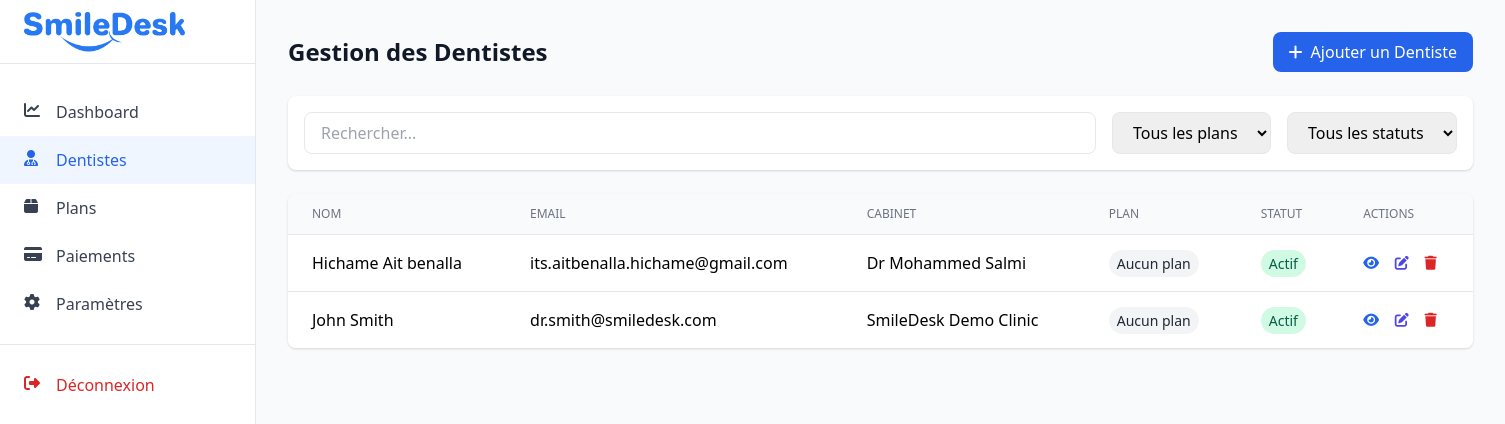
Page /admin/dentists.php (signed in) on the earlier database version.
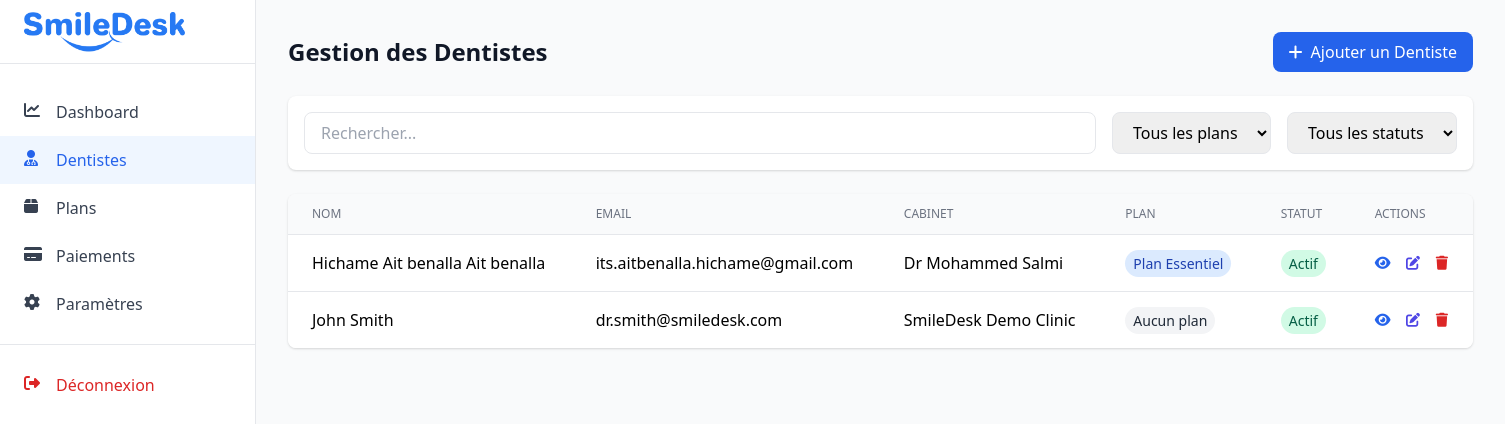
Same page on the later database version.
### tables this page shows
CREATE TABLE `users` (
  `id` int(11) NOT NULL,
  `email` varchar(100) NOT NULL,
  `password` varchar(255) NOT NULL,
  `first_name` varchar(50) NOT NULL,
  `last_name` varchar(50) NOT NULL,
  `role` enum('admin','dentist','assistant','receptionist') NOT NULL,
  `phone` varchar(20) DEFAULT NULL,
  `address` varchar(255) DEFAULT NULL,
  `specialization` varchar(100) DEFAULT NULL,
  `license_number` varchar(50) DEFAULT NULL,
  `status` enum('active','inactive') DEFAULT 'active',
  `last_login` timestamp NULL DEFAULT NULL,
  `created_at` timestamp NULL DEFAULT current_timestamp(),
  `updated_at` timestamp NULL DEFAULT current_timestamp() ON UPDATE current_timestamp(),
  `clinic_id` int(11) DEFAULT NULL
);

CREATE TABLE `settings` (
  `id` int(11) NOT NULL,
  `user_id` int(11) NOT NULL COMMENT 'Dentist who owns these settings',
  `clinic_name` varchar(255) NOT NULL,
  `clinic_address` text DEFAULT NULL,
  `clinic_phone` varchar(20) DEFAULT NULL,
  `clinic_email` varchar(100) DEFAULT NULL,
  `clinic_website` varchar(255) DEFAULT NULL,
  `clinic_logo_url` varchar(500) DEFAULT NULL,
  `clinic_description` text DEFAULT NULL,
  `working_hours` longtext DEFAULT NULL CHECK (json_valid(`working_hours`)),
  `other_settings` longtext DEFAULT NULL CHECK (json_valid(`other_settings`)),
  `created_at` timestamp NULL DEFAULT current_timestamp(),
  `updated_at` timestamp NULL DEFAULT current_timestamp() ON UPDATE current_timestamp(),
  `automation_settings` longtext DEFAULT NULL CHECK (json_valid(`automation_settings`)),
  `smtp_settings` text DEFAULT NULL,
  `sms_provider_settings` longtext DEFAULT NULL CHECK (json_valid(`sms_provider_settings`))
);

CREATE TABLE `subscription_plans` (
  `id` int(11) NOT NULL,
  `name` varchar(100) NOT NULL,
  `description` text DEFAULT NULL,
  `duration_months` int(11) NOT NULL,
  `price` decimal(10,2) NOT NULL,
  `features` longtext DEFAULT NULL CHECK (json_valid(`features`)),
  `is_active` tinyint(1) DEFAULT 1,
  `created_at` timestamp NULL DEFAULT current_timestamp()
);

### admin/dentists.php (the view, shortened to what the changed rows need)
<?php
require_once '../dashboard/config/database.php';
$stmt = $pdo->query("
    SELECT
        u.id,
        u.first_name,
        u.last_name,
        u.email,
        u.status,
        s.clinic_name,
        sp.name as plan_name
    FROM users u
    LEFT JOIN settings s ON u.id = s.user_id
    LEFT JOIN subscriptions sub ON u.id = sub.user_id AND sub.status = 'active'
    LEFT JOIN subscription_plans sp ON sub.plan_id = sp.id
    WHERE u.role = 'dentist'
    ORDER BY u.created_at DESC
");
$dentists = $stmt->fetchAll();
?>
<!DOCTYPE html>
<html lang="fr">
<head>
    <link href="https://cdn.jsdelivr.net/npm/tailwindcss@2.2.19/dist/tailwind.min.css" rel="stylesheet">
    <link rel="stylesheet" href="https://cdnjs.cloudflare.com/ajax/libs/font-awesome/6.4.0/css/all.min.css">
</head>
<body class="bg-gray-50">
    <div class="flex h-screen">
        <main class="ml-64 flex-1 p-8">
            <div class="flex justify-between items-center mb-6">
                <h1 class="text-2xl font-semibold text-gray-900">Gestion des Dentistes</h1>
            </div>
            <div class="bg-white rounded-lg shadow overflow-hidden">
                <table class="min-w-full divide-y divide-gray-200">
                    <thead class="bg-gray-50">
                        <tr>
                            <th class="px-6 py-3 text-left text-xs font-medium text-gray-500 uppercase">Nom</th>
                            <th class="px-6 py-3 text-left text-xs font-medium text-gray-500 uppercase">Email</th>
                            <th class="px-6 py-3 text-left text-xs font-medium text-gray-500 uppercase">Cabinet</th>
                            <th class="px-6 py-3 text-left text-xs font-medium text-gray-500 uppercase">Plan</th>
                            <th class="px-6 py-3 text-left text-xs font-medium text-gray-500 uppercase">Statut</th>
                            <th class="px-6 py-3 text-left text-xs font-medium text-gray-500 uppercase">Actions</th>
                        </tr>
                    </thead>
                    <tbody class="bg-white divide-y divide-gray-200">
                        <?php foreach ($dentists as $dentist): ?>
                        <tr>
                            <td class="px-6 py-4 whitespace-nowrap">
                                <?= htmlspecialchars($dentist['first_name'] . ' ' . $dentist['last_name']) ?>
                            </td>
                            <td class="px-6 py-4 whitespace-nowrap">
                                <?= htmlspecialchars($dentist['email']) ?>
                            </td>
                            <td class="px-6 py-4 whitespace-nowrap">
                                <?= htmlspecialchars($dentist['clinic_name'] ?? '-') ?>
                            </td>
                            <td class="px-6 py-4 whitespace-nowrap">
                                <span class="px-2 py-1 text-sm rounded-full <?= $dentist['plan_name'] ? 'bg-blue-100 text-blue-800' : 'bg-gray-100 text-gray-800' ?>">
                                    <?= htmlspecialchars($dentist['plan_name'] ?? 'Aucun plan') ?>
                                </span>
                            </td>
                            <td class="px-6 py-4 whitespace-nowrap">
                                <span class="px-2 py-1 text-sm rounded-full <?= $dentist['status'] === 'active' ? 'bg-green-100 text-green-800' : 'bg-red-100 text-red-800' ?>">
                                    <?= $dentist['status'] === 'active' ? 'Actif' : 'Inactif' ?>
                                </span>
                            </td>
                            <td class="px-6 py-4 whitespace-nowrap text-sm">
                                <button onclick="viewDentist(<?= $dentist['id'] ?>)" class="text-blue-600 hover:text-blue-900 mr-3" title="Voir">
                                    <i class="fas fa-eye"></i>
                                </button>
                                <button onclick="editDentist(<?= $dentist['id'] ?>)" class="text-indigo-600 hover:text-indigo-900 mr-3" title="Modifier">
                                    <i class="fas fa-edit"></i>
                                </button>
                                <button onclick="deleteDentist(<?= $dentist['id'] ?>)" class="text-red-600 hover:text-red-900" title="Supprimer">
                                    <i class="fas fa-trash"></i>
                                </button>
                            </td>
                        </tr>
                        <?php endforeach; ?>
                    </tbody>
                </table>
            </div>
        </main>
    </div>
</body>
</html>

Differences in the rows shown:
changed users "its.aitbenalla.hichame@gmail.com": first_name+last_name "Hichame Ait benalla" → "Hichame Ait benalla Ait benalla"; subscription_plans.name "Aucun plan" → "Plan Essentiel"
